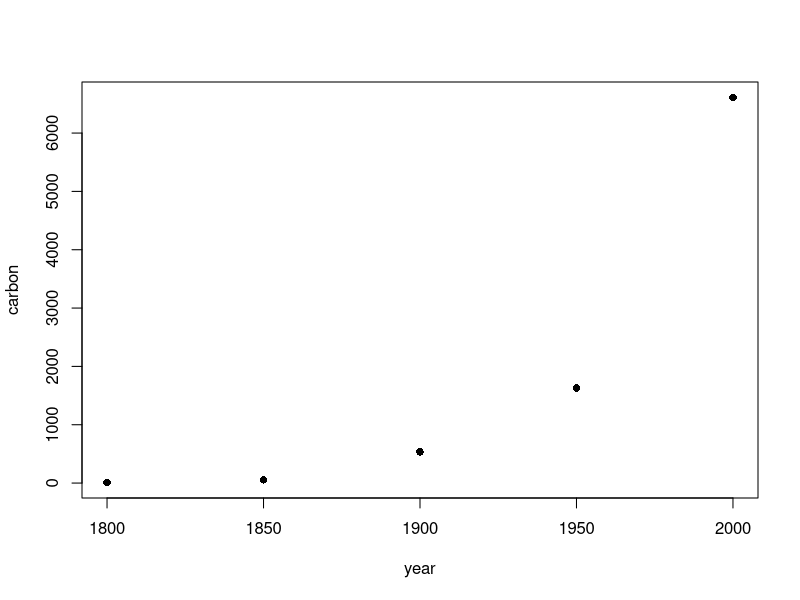
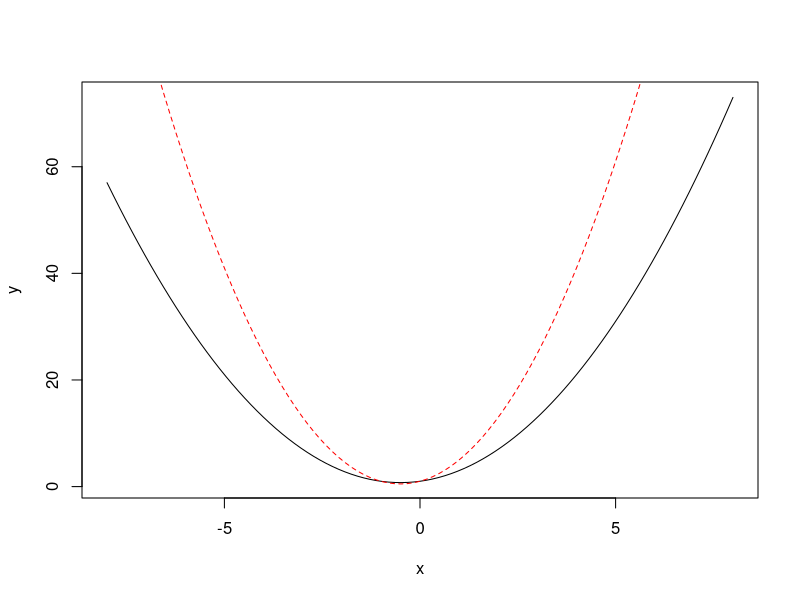
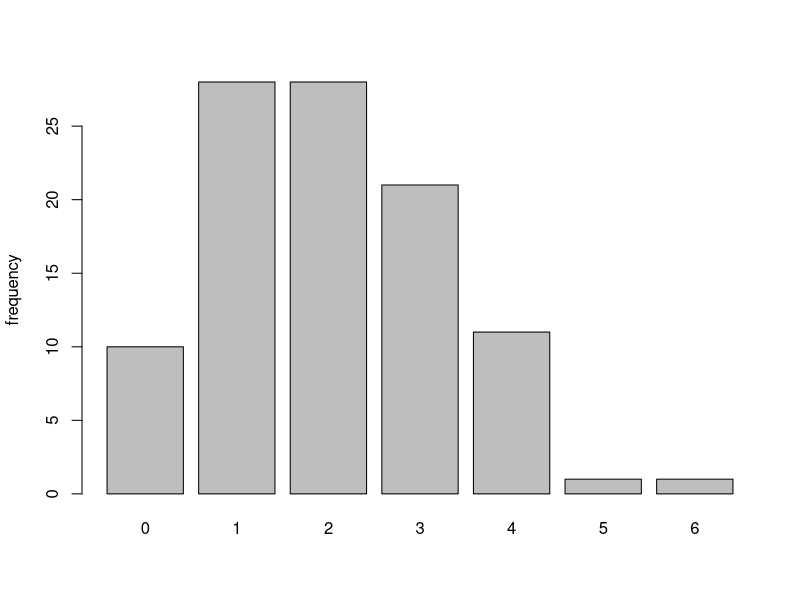
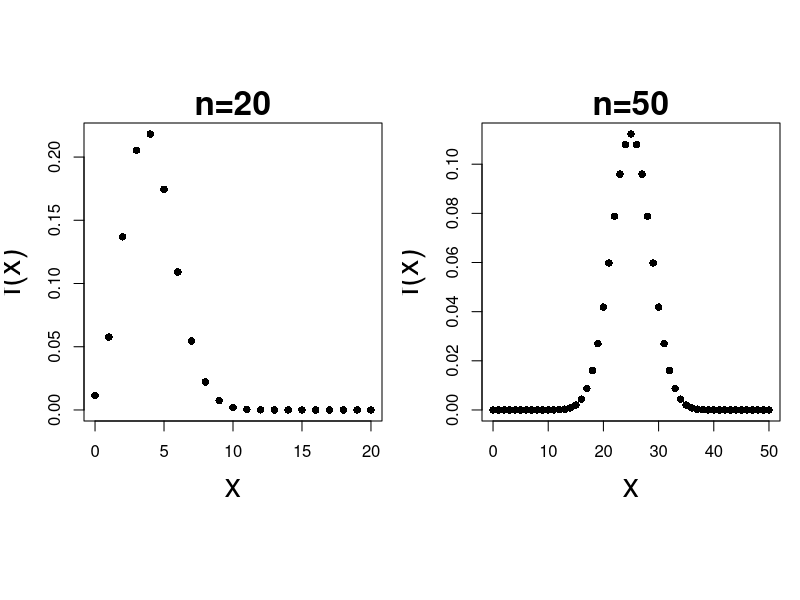
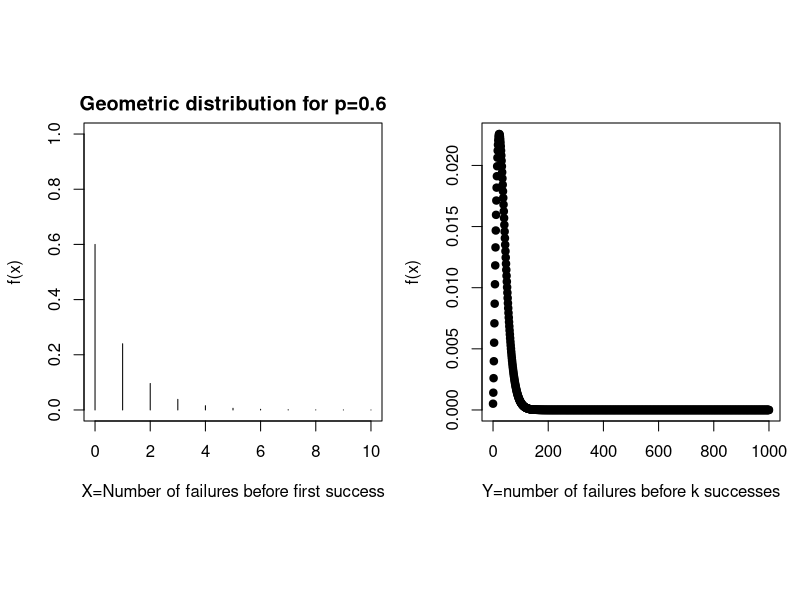
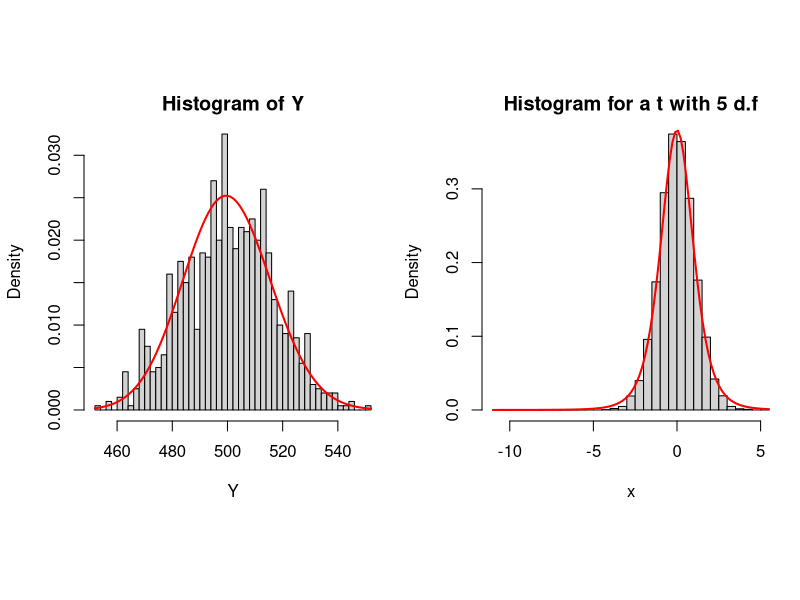
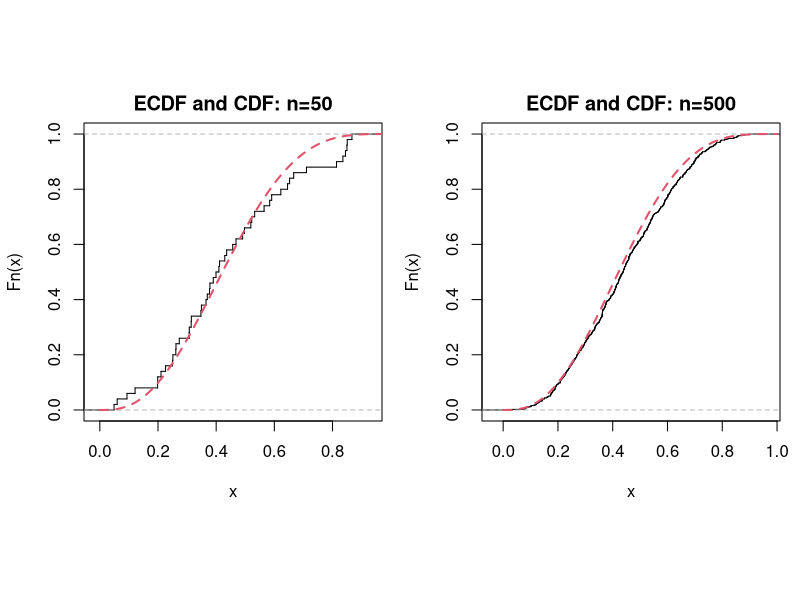
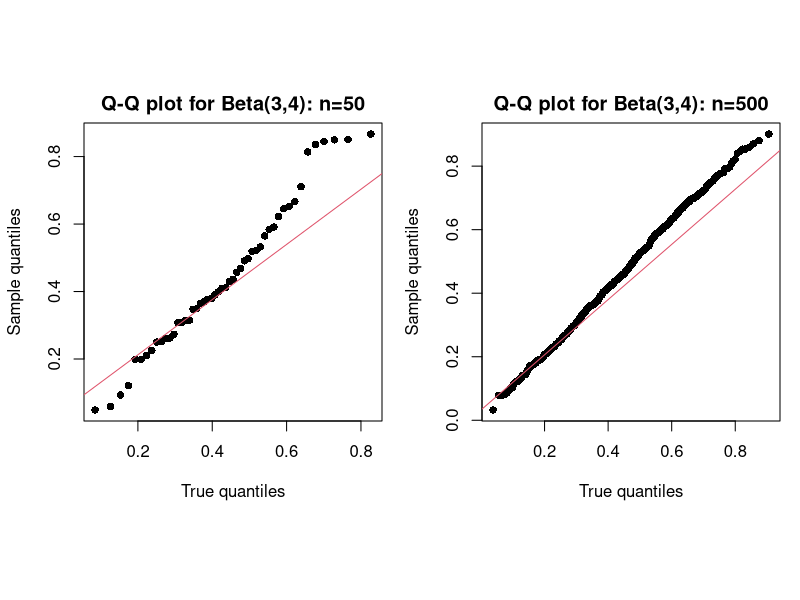

R code for these plots, in order:
## ---- chunk 1
knitr::opts_chunk$set(fig.align = 'center', warning=FALSE, message=FALSE, fig.asp=0.625, dev='png', global.par = TRUE, dev.args=list(pointsize=10), fig.path = 'figs/')
library(MASS)
## ---- chunk 2
library(knitr)
local({
  hook_plot = knit_hooks$get('plot')
  knit_hooks$set(plot = function(x, options) {
    paste0('\n\n----\n\n', hook_plot(x, options))
  })
})
## ---- chunk 3
c(2,5,6,4,5)
c("Roma", "Milano", "Trieste")
c(T, F,T,T,F)

#standard way for storing a vector, with <- assignment
x <- c( 0.2, 0.4, 0.5, 0.6)

## ---- chunk 4
# the vector length
length(x)
# test the condition of"greater than"
x > 0.5
# test the condition "not"
x != 0.2
## ---- chunk 5
# extract the first element of the vector
x[1]
# extract the first two items of the vector
x[c(1,2)]
# omit the first two items of the vector
x[-c(1,2)]
# extract given a condition
x[ x > 0.5 ]
# concatenate vectors
y <- c(1,3,5,7)
z <- c(x,y)
z
w<-(x+y)^2
w

## ---- chunk 6
seq(from=4, to=8, by=0.5)
seq(from=4, to=8, length.out=9)
rep(c("Bello", "Brutto"), 4)

c(rep("Data scientists",1), rep("are crazy",1))


## ---- chunk 7
# define a matrix of 1 values with 3 rows and 5 columns
mat<-matrix(1, nrow=3, ncol=5)
mat
# define a matrix where each row cell represents the row number
mat2<-matrix( c(rep(1,5), rep(2,5), rep(3,5)   ),nrow=3,ncol=5, byrow=TRUE)
mat2
# concatenate matrices
mat_conc<-rbind(mat, mat2)
# dimension of the matrix
dim(mat_conc)
mat_conc
# extract the first columns of the matrix
mat_conc[,1]
# extract the first row of the matrix
mat_conc[1,]
## ---- chunk 8
# compute the total sum of each row
apply(mat_conc,1, sum)
# compute the mean of each row
apply(mat_conc,1, mean)
# compute the total sum of each column
apply(mat_conc,2, sum)

## ---- chunk 9
mat%*%t(mat2)

## ---- chunk 10
year<-c(1800, 1850, 1900, 1950, 2000)
carbon<-c(8, 54, 534, 1630, 6611)
plot(carbon~year, pch=16)
fossil_frame<-data.frame(year=year, carbon=carbon)
fossil_frame
## ---- chunk 11
# with this function I access general information about the dataset
summary(cars)
is.data.frame(cars)
# display the first 5 items
head(cars, n=5)
# extract column names
colnames(cars)
## ---- chunk 12
# extract the first five rows
cars[1:5,]
# extract the first five rows and the first column
cars[1:5,]
## ---- chunk 13
# extract the units with a speed greater than 50 mph
subset(cars, speed>20)
# extract the units with the dist minor than 10 or greater than 25
subset(cars, dist<10 | dist>75)
## ---- chunk 14
# for .txt files

studenti <- read.table( file="file_text.txt", header=TRUE, sep="", dec=".")
studenti

# for .csv files
teams <- read.csv(file="file_excel.csv", header=TRUE, sep=";")
teams


## ---- chunk 15
# for .txt files
studenti$voto
teams$shots.home

## ---- chunk 16
s <- c(20,30,45,30, 34)

if (mean(s)<=20){
  print("mean is minor than 20")
}else if(mean(s)>20 & mean(s)>=30){
  print("mean is bounded between 20 and 30")
}else{
  print("mean is greater than 30")
}
## ---- chunk 17
n<-20
fibonacci_seq<-c()
fibonacci_seq[1]<-1
fibonacci_seq[2]<-1
for (i in 3: n){
  fibonacci_seq[i] <- fibonacci_seq[i-2]+fibonacci_seq[i-1]
}
fibonacci_seq

## ---- chunk 18
# generic function syntax
foo <- function(param1, param2){
  output=f(param1, param2)
return(output)
}

## ---- chunk 19
parabola <- function(x,a,b,k){
 y=a*x^{2}+b*x+k
return(y)
}
parabola(2,-2,3,1)
curve(parabola(x, a=1, b=1, k=1), xlim=c(-8,8), ylab="y")
curve(parabola(x, a=2, b=2, k=1), xlim=c(-8,8),col="red", lty=2, ylab="y", add=TRUE)

## ---- chunk 20
#Compute the density of a normal(0,1) in 1.96
dnorm(1.96)

## ---- chunk 21
set.seed(1)
#Compute the density of a normal(1,2) in 1.96
dnorm(1.96, mean=1, sd=sqrt(2))
#Compute the distribution function of a gamma(2,2) in 1
pgamma(1,shape=2, rate=2, lower.tail=TRUE)
#generate 100 values from a Poisson distribution with
#rate 2 and plot the correspondent histogram
z<-rpois(100,2)
barplot(table(z), ylab="frequency")



## ---- chunk 22
#graphical setting for margins and type of points
par(mfrow=c(1,2),mar=c(5,4,2,1), oma=c(0,0.2,0.2,0), pty="s", pch = 16)
#plot the binomial distributions with different input
plot(0:20, dbinom(0:20, 20, 0.2), 
     xlab = "x", ylab = "f(x)", cex.lab=2, main="n=20", cex.main=2)
plot(0:50, dbinom(0:50, 50, 0.5), xlab ="x", ylab = "f(x)",
      cex.lab=2, main= "n=50", cex.main=2)
## ---- chunk 23
X=0:10
# use dgeom(x,p), with x number of failures and probability of success p 
plot(X, dgeom(X,0.6), type="h", ylim=c(0,1), main="Geometric distribution for p=0.6", ylab="f(x)", xlab="X=Number of failures before first success")
## ---- chunk 24
k<-3;r<-20; p<-0.08; 
dnbinom(x=r, size=k,prob=p )
plot(0:1000, dnbinom(0:1000, size=k, prob=p), xlab="Y=number of failures before k successes",
  ylab="f(x)",pch=21, bg=1)
## ---- chunk 25
n<-1000; alpha<-2; beta<-2; sample_rep<-1000
X<-matrix(NA, n, sample_rep)
for (h in 1:n){
  X[h,]<-rexp(sample_rep, beta)
}
Y<-apply(X,1,sum)
hist(Y, breaks=40, probability=TRUE)
curve(dgamma(x, n, beta), col="red", lwd=2, add=TRUE)

## ---- chunk 26
t_mixture <- function(mean,  df, n){
  
  Z=rgamma(n, df/2, df/2)
  X=rnorm(n, mean, sd=sqrt(1/sqrt(Z)))
  return(X)
  
}
df<-5
hist(t_mixture(0,df,10000), probability=TRUE, breaks=40, 
  main=paste("Histogram for a t with", df, "d.f"), xlab="x")
curve(  dt(x,5), col="red", lwd=2, add=TRUE )
## ---- chunk 27
set.seed(2)
par(mfrow=c(1,2))
n<-50
y<-rbeta(n, 3,4)
edf_beta<-ecdf(y)
tt<-seq(from=0, to=1, by=0.01)
plot(edf_beta, verticals=TRUE, do.p=FALSE, main="ECDF and CDF: n=50")
lines(tt, pbeta(tt,3,4), col=2, lty=2, lwd=2)
n2<-500
y2<-rbeta(n2, 3,4)
edf_beta2<-ecdf(y2)
tt<-seq(from=0, to=1, by=0.01)
plot(edf_beta2, verticals=TRUE, do.p=FALSE, main="ECDF and CDF: n=500")
lines(tt, pbeta(tt,3,4), col=2, lty=2, lwd=2)


## ---- chunk 28
par(mfrow=c(1,2))
qqplot(qbeta(ppoints(n),3,4),y,
  xlab="True quantiles", ylab="Sample quantiles",
  main = "Q-Q plot for Beta(3,4): n=50")
qqline(y, distribution = function(p) qbeta(p, 3,4),
       prob = c(0, 1), col = 2)

qqplot(qbeta(ppoints(n2),3,4),y2,
  xlab="True quantiles", ylab="Sample quantiles",
  main = "Q-Q plot for Beta(3,4): n=500")
qqline(y2, distribution = function(p) qbeta(p, 3,4),
       prob = c(0, 1), col = 2)

## ---- chunk 29
#set the seed
set.seed(123)
par(mfrow=c(1,2), mar=c(5,4,4,1), oma=c(1,1,1,1))
p<-0.5; size1<-10; size2<-50
#normal approximation
prob_bin <- dbinom(0:size1, size1,p)
curve(dnorm(x, size1*p, sqrt(size1*p*(1-p))), xlim=c(0,size1), 
      xlab="x", ylab="f(x)",
  main=paste("n=", size1), cex.main=1.5)
lines(0:size1,prob_bin, type="h", main="n=10", xlim=c(0,size1), 
     cex.lab=1.5, col="red")

prob_bin <- dbinom(0:size2, size2,p)
curve(dnorm(x, size2*p, sqrt(size2*p*(1-p))), xlim=c(0,size2), 
      xlab="x", ylab="f(x)", main=paste("n=", size2), cex.main=1.5)
lines(0:size2,prob_bin, type="h", main="n=10", xlim=c(1,size2), 
     cex.lab=1.5, col="red")

## ---- chunk 30
p<-0.5; q<-0.7; n<-20; m<-20
Prob_posillipo=pnorm(0, mean=p*n-q*m, 
               sd=sqrt( n*p*(1-p)+m*q*(1-q)  ),  
               lower.tail=FALSE)
Prob_posillipo
## ---- chunk 31
conf_int<-function(alpha,n,p,m,q){
  mean=p*n-q*m; sd=sqrt( n*p*(1-p)+m*q*(1-q));
  return(c(qnorm(alpha/2, mean=mean, sd=sd  ),
           qnorm( 1-alpha/2, mean=mean, sd=sd  ) ))
}

conf_int(0.05, n,p,m,q)
conf_int(0.5, n,p, m,q)
## ---- chunk 32
par(mar=c(5,4,4,1))
curve(dnorm(x,p*n-q*m, sqrt( n*p*(1-p)+m*q*(1-q)) ),
      xlim=c(-12,20), ylim=c(0,0.3), ylab="f(x)", cex.lab=2)
segments(conf_int(0.05,n,p,m,q)[1],-0.01,
        conf_int(0.05,n,p,m,q)[1],
        dnorm(conf_int(0.05,n,p,m,q)[1],p*n-q*m,
              sqrt( n*p*(1-p)+m*q*(1-q)) ),
        col="black",lty=4, lwd=2)
segments(conf_int(0.05,n,p,m,q)[2],-0.01,
        conf_int(0.05,n,p,m,q)[2],
        dnorm(conf_int(0.05,n,p,m,q)[2],p*n-q*m,
              sqrt( n*p*(1-p)+m*q*(1-q)) ), 
        col="black",lty=4, lwd=2)
segments(0, -0.01, 0, dnorm(0, p*n-q*m,
              sqrt( n*p*(1-p)+m*q*(1-q)) ), lwd=2 )
points(dbinom(0:n, n, p), pch=21, bg=1)
points(dbinom(0:m, m, q), pch=21, bg=2)
text(15, 0.1, "Y", cex=2, col=2)
text(10,0.1, "X", cex=2, col=1)
text(-5, 0.15, "X-Y", cex=2, col=1)
## ---- chunk 33
par(mar = c(4, 4, 0.5, 0.5),mfrow=c(1,1))
#I write the function depending on two arguments: n and p
law_large_numb<-function(n,p){
  x<-rbinom(n, 1,p)
  return(mean(x))
}
law_large_numb=Vectorize(law_large_numb)
## ---- chunk 34
set.seed(12345);par(mar = c(6.2, 4, 0, 0.5),mfrow=c(1,1))
curve(law_large_numb(x, p=0.5), 1,1000, xlab="n", 
      ylab="frequency")
abline(a=0.5, b=0, lwd=2, col="red")
legend(80, 0.9, lty=1, col=c("black", "red"), 
       lwd=c(1,2), c( "X/n", "p"))
